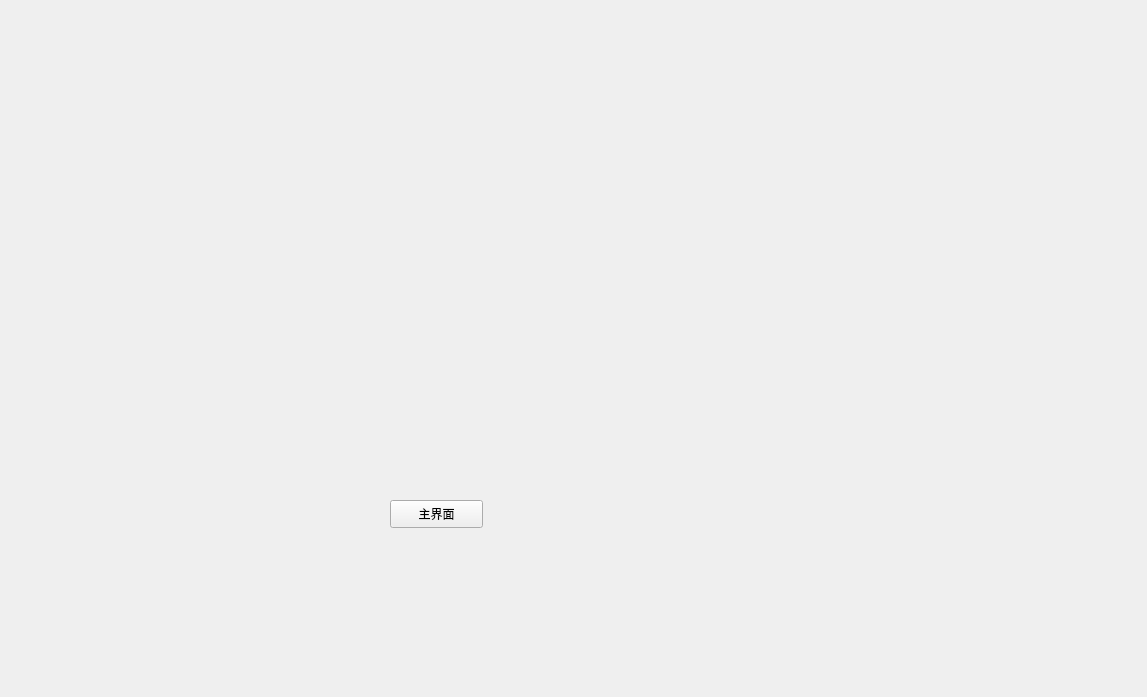
<?xml version="1.0" encoding="UTF-8"?>
<ui version="4.0">
 <class>calibrationUi</class>
 <widget class="QWidget" name="calibrationUi">
  <property name="geometry">
   <rect>
    <x>0</x>
    <y>0</y>
    <width>1147</width>
    <height>697</height>
   </rect>
  </property>
  <property name="windowTitle">
   <string>calibrationUi</string>
  </property>
  <widget class="QPushButton" name="returnMainUi">
   <property name="geometry">
    <rect>
     <x>390</x>
     <y>500</y>
     <width>93</width>
     <height>28</height>
    </rect>
   </property>
   <property name="text">
    <string>主界面</string>
   </property>
  </widget>
 </widget>
 <resources/>
 <connections/>
</ui>
